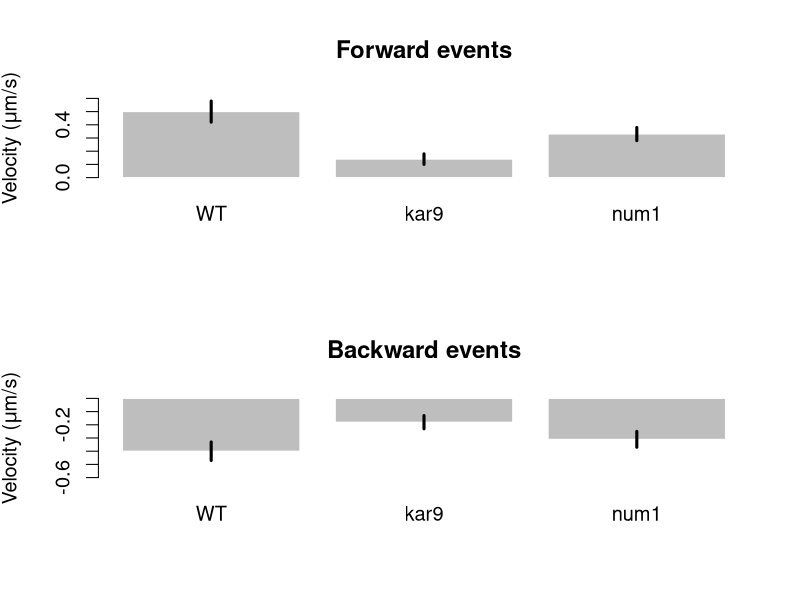
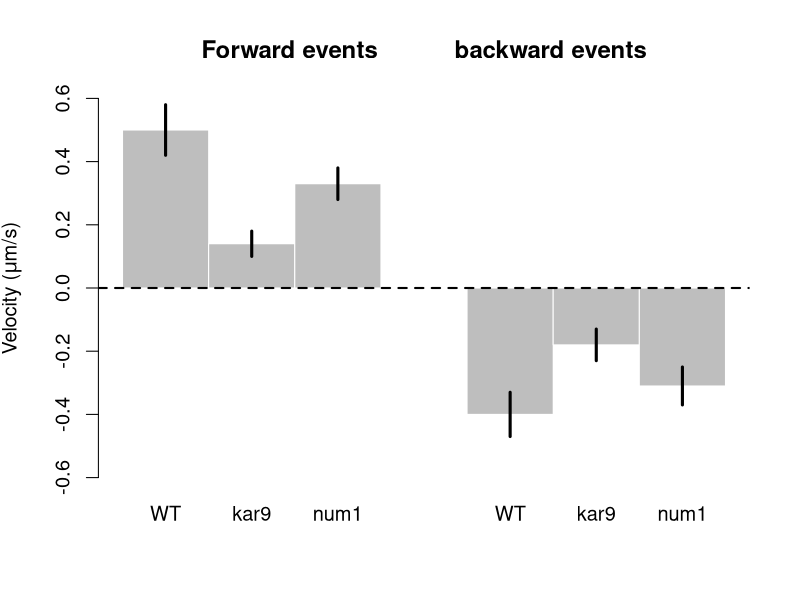

These figures' R source, in order:

forw = c(0.5,0.14,0.33)
errforw = c(0.08,0.04,0.05)

backw = c(-0.4,-0.18,-0.31)
errbackw = c(0.07,0.05,0.06)

all = matrix(c(forw,backw), nr = 3, nc = 2)
allerr = matrix(c(errforw,errbackw),nr = 3, nc = 2)

pdf('~/Desktop/peakfinder/plots/VeloBar1.pdf', width = 5,height = 10)
par(mfrow = c(2,1), cex = 1.2)
 
mf = barplot(forw, horiz = F, col = 'grey', border = 'white',ylim = c(0,0.6),
             main = 'Forward events',
             names.arg = c('WT','kar9','num1'),
             ylab = expression('Velocity ('*mu*'m/s)'))
segments(mf,forw - errforw,mf,forw + errforw, lwd = 3)
mb = barplot(backw, horiz = F, col = 'grey', border = 'white',, ylim = c(-0.6,0),
             main = 'Backward events',
             names.arg = c('WT','kar9','num1'),
             ylab = expression('Velocity ('*mu*'m/s)'))
segments(mb,backw - errbackw,mb,backw + errbackw, lwd = 3)
dev.off()


pdf('~/Desktop/peakfinder/plots/VeloBar.pdf', width = 6,height = 7)
par(mfrow = c(1,1), cex = 1.2)
m = barplot(all, beside = T, col = 'grey', border = 'white', ylim = c(-0.6,0.6),
            main = 'Forward events           backward events',
            names.arg = c('WT','kar9','num1','WT','kar9','num1'),
            ylab = expression('Velocity ('*mu*'m/s)'))
segments(m,all - allerr,m,all + allerr, col = 'black', lwd = 3)
abline(0,0, lty = 2, lwd = 2)
dev.off()
